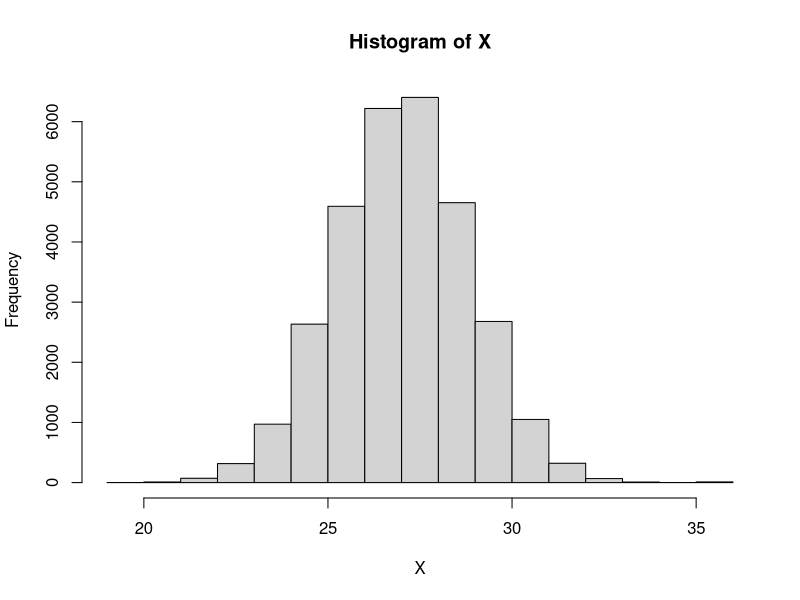
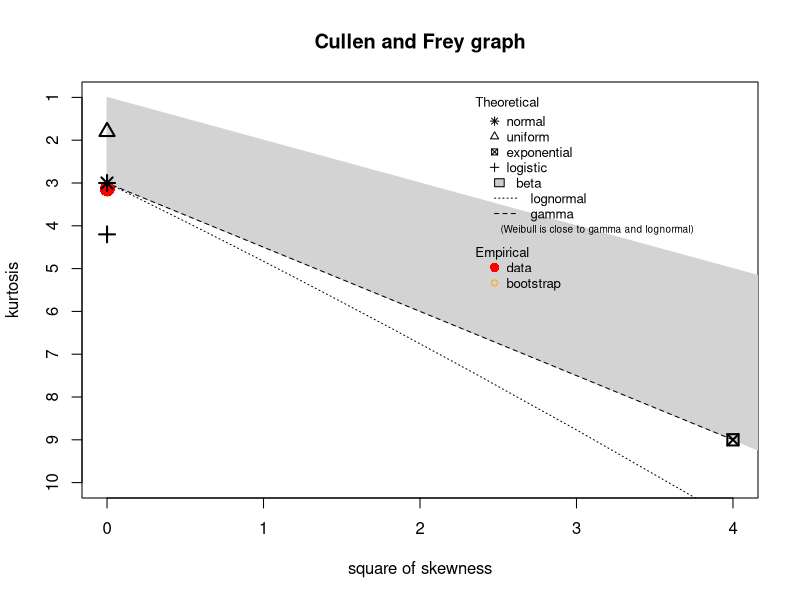
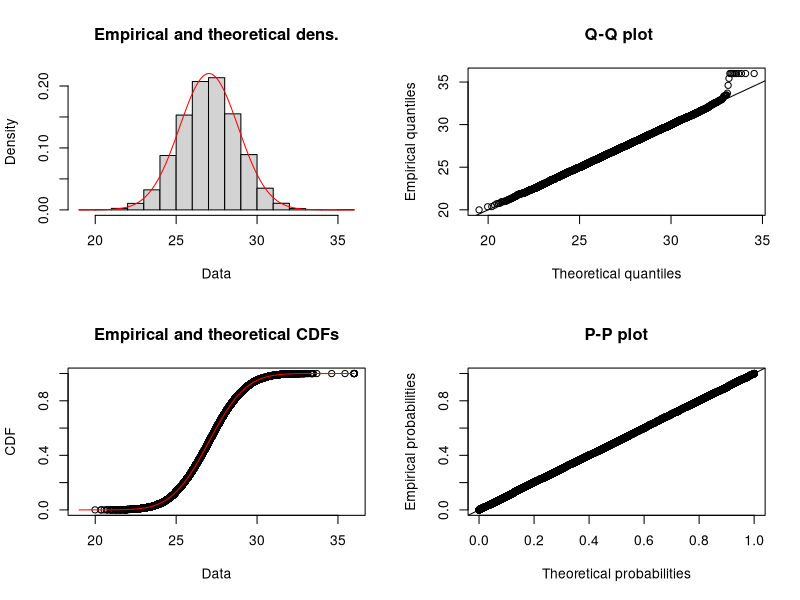
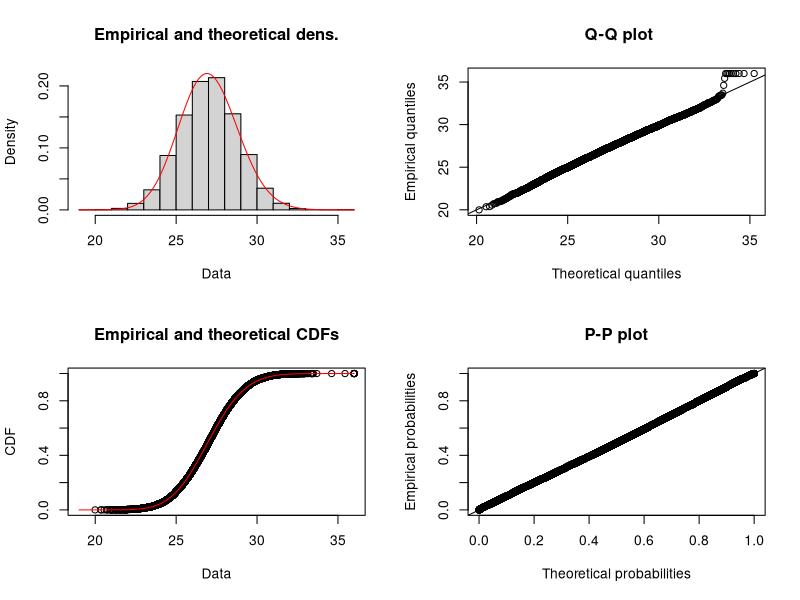

These figures' R source, in order: (Note: this script raises an error after producing the figures.)
## ---- chunk 1
X <- rnorm(30000, mean = 27, sd = 1.8)
## ---- chunk 2
X <- c(X, rep(36, 10))
## ---- chunk 3
hist(X)
## ---- chunk 4
library(fitdistrplus)
## ---- chunk 5
descdist(X, boot = 50)
## ---- chunk 6
FDN <- fitdist(X, "norm")
FDG <- fitdist(X, "gamma")
## ---- chunk 7
plot(FDN)
## ---- chunk 8
plot(FDG)
## ---- chunk 9
GOFL <- gofstat(list(FDN, FDG), fitnames = list("Nomal", "Gamma"))
## ---- chunk 10
(GOFL)
## ---- chunk 11
x <- DF$LLAMADAS_OUT_TOT[!is.na(DF$LLAMADAS_OUT_TOT)]
x1 <- ceiling(log(x))
x1[x1 == -Inf] <- NA
x1[x1 == Inf] <- NA
x1 <- x1[!is.na(x1)]
descdist(x1,discrete = T )
hist(x1)
#fitdist(x1, discrete = T, distr = "binom") #<- Puede estar mal
## ---- chunk 12
hist(DF$LLAMADAS_OUT_TOT)
